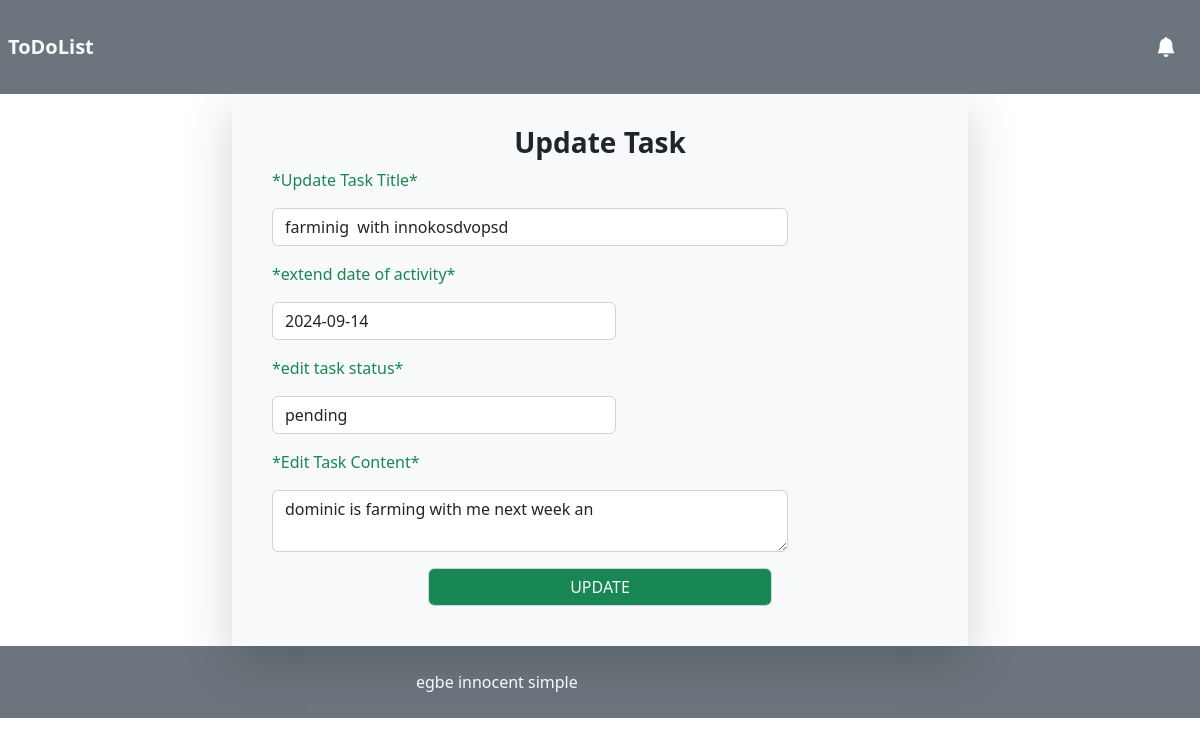
The app's page /update.php?update=2 with its own data.
### tables this page shows
CREATE TABLE `task` (
  `id` int(11) NOT NULL,
  `title` varchar(225) DEFAULT NULL,
  `content` varchar(225) DEFAULT NULL,
  `deadline` varchar(225) DEFAULT NULL,
  `status` varchar(20) DEFAULT NULL,
  `unique_id` int(11) DEFAULT NULL,
  `time_created` timestamp NOT NULL DEFAULT current_timestamp() ON UPDATE current_timestamp()
);

### update.php (the view, shortened to what this page needs)
<?php
include'include/header.php';
require 'conn.php';
if (isset($_GET['update'])){
    $id = $_GET['update'];
    $sql ="SELECT * FROM `task` WHERE `id`='$id'";
    $result = mysqli_query($conn, $sql);
    if($result){
        $row = mysqli_fetch_assoc($result);
        $title = $row['title'];
        $deadline = $row['deadline'];
        $content = $row['content'];
    }
}
?>
<div class="container">
    <div class="row">
        <div class="col"></div>
        <div class="col-8 ">
            <form  action="update.php?new_id=<?php echo $id?>" method="post" class="shadow-lg bg-light p-4">
                <h3 class="text-center fw-bolder m-2">Update Task</h3>
                 <p class="text-success m-3 mt-1">*Update Task Title*</p>
                 <input type="text" name="title" class="form-control w-75 m-3" value="<?php echo $title ?>">
                    <p class="text-success m-3 mt-1">*extend date of activity*</p>
                    <input type="text" class="w-50 form-control m-3"  name="time" id="time" value="<?php echo $deadline ?>" >
                    <p class="text-success m-3 mt-1">*edit task status*</p>
                <select class=" m-3 w-50 form-control" name="status" id="">
                    <option value="pending">pending</option>
                </select>
                <p class="text-success m-3 mt-1">*Edit Task Content*</p>
                <textarea class="m-3 form-control w-75" name="content"><?php echo $content?></textarea>
                <input type="submit" value="UPDATE" name="update" class="offset-3 bg-success text-light form-control w-50 mb-3">
            </form>
        </div>
        <div class="col"></div>
    </div>
</div>
<?php
include'include/footer.php';
?>

### records on screen
task: title "farminig with innokosdvopsd", time "2024-09-14", content "dominic is farming with me next week an"
